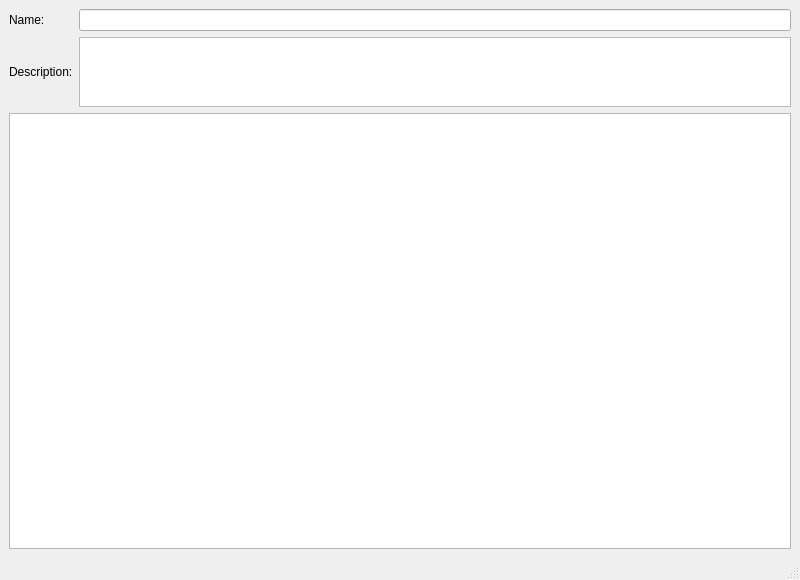
<?xml version="1.0" encoding="UTF-8"?>
<ui version="4.0">
 <class>cPartWindow</class>
 <widget class="QMainWindow" name="cPartWindow">
  <property name="geometry">
   <rect>
    <x>0</x>
    <y>0</y>
    <width>800</width>
    <height>580</height>
   </rect>
  </property>
  <property name="windowTitle">
   <string>MainWindow</string>
  </property>
  <widget class="QWidget" name="centralwidget">
   <layout class="QGridLayout" name="gridLayout_2">
    <item row="0" column="0">
     <layout class="QGridLayout" name="gridLayout" rowstretch="1,1,99">
      <item row="0" column="1">
       <widget class="QLineEdit" name="m_lpName"/>
      </item>
      <item row="0" column="0">
       <widget class="QLabel" name="label">
        <property name="text">
         <string>Name:</string>
        </property>
       </widget>
      </item>
      <item row="1" column="0">
       <widget class="QLabel" name="label_2">
        <property name="text">
         <string>Description:</string>
        </property>
       </widget>
      </item>
      <item row="1" column="1">
       <widget class="QPlainTextEdit" name="m_lpDescription"/>
      </item>
      <item row="2" column="0" colspan="2">
       <widget class="cTextEdit" name="m_lpText"/>
      </item>
     </layout>
    </item>
   </layout>
  </widget>
  <widget class="QMenuBar" name="menubar">
   <property name="geometry">
    <rect>
     <x>0</x>
     <y>0</y>
     <width>800</width>
     <height>21</height>
    </rect>
   </property>
  </widget>
  <widget class="QStatusBar" name="statusbar"/>
 </widget>
 <customwidgets>
  <customwidget>
   <class>cTextEdit</class>
   <extends>QTextEdit</extends>
   <header>ctextedit.h</header>
  </customwidget>
 </customwidgets>
 <tabstops>
  <tabstop>m_lpName</tabstop>
  <tabstop>m_lpDescription</tabstop>
  <tabstop>m_lpText</tabstop>
 </tabstops>
 <resources/>
 <connections/>
</ui>
